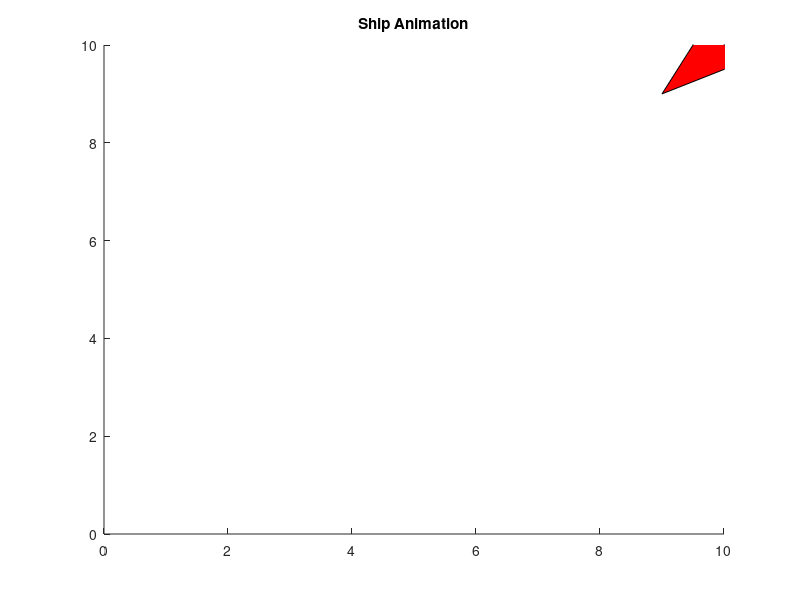

MATLAB code for this plot:
close all

figure('Position', [0, 0, 1000, 1000])

ship = [0,1,-1,0;-1,1,0,0];
% fill(Square(1,:),Square(2,:), [1 0 0])
title('Ship Animation')
axis([0 10 0 10])
hold on

h1 = fill(ship(1,:),ship(2,:), [1 0 0]);
angle=0;
for i = 1:100
    angle = pi/100;
    ship = [cos(angle) -sin(angle); sin(angle) cos(angle)] * ship;
    set(h1,'XData',ship(1,:) + i*0.1,'YData',ship(2,:) + i*0.1);

    pause(0.1);
    drawnow
end